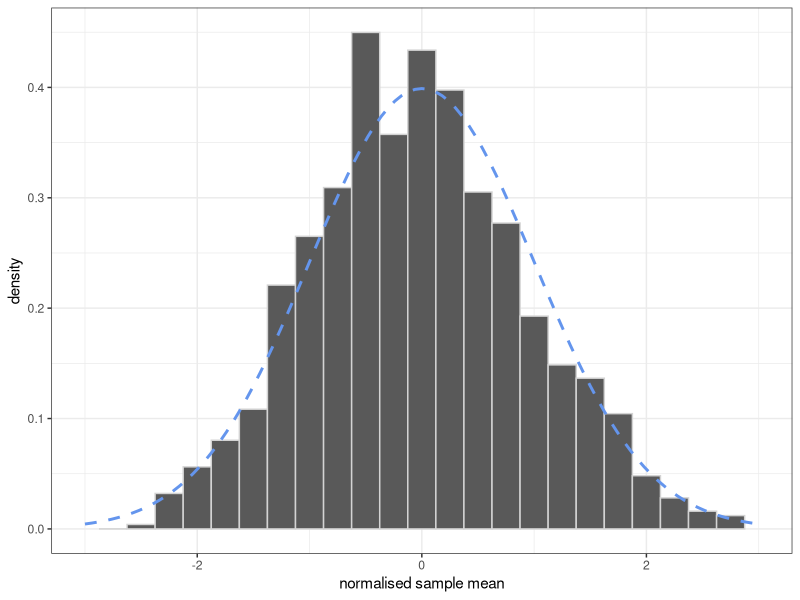
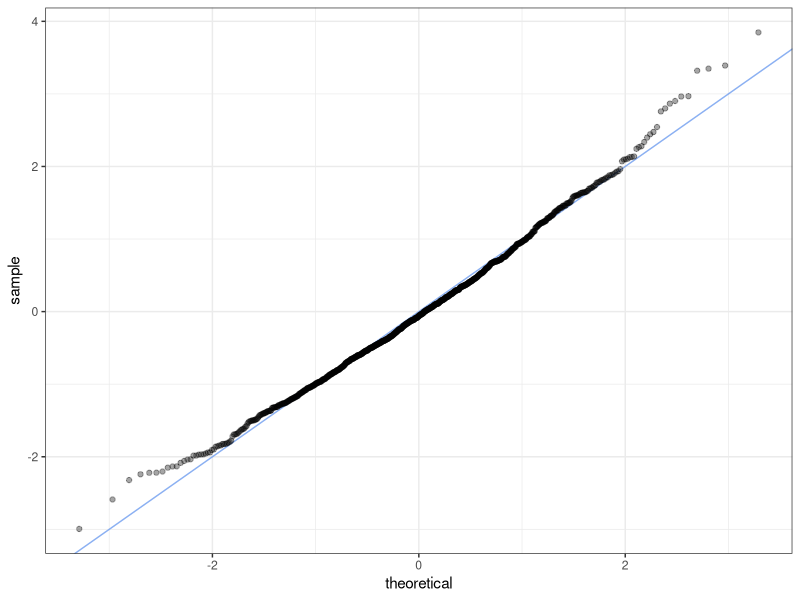

Generate these figures, in order, with R:
## ---- chunk 1
library(knitr)
set.seed(1234321)
nosim <- 1000
n <- 40
lambda <- 0.2
sim_exp <-matrix(rexp(nosim * n,rate=lambda), nosim)
sxbar <- apply(sim_exp, 1, mean)
## ---- chunk 2
sample_m <- mean(sxbar)
theoretical_m <- 1 / (lambda)
sample_var <- var(sxbar)
theoretical_var <- 1 / (n * lambda^2)
error_m <- abs(sample_m-theoretical_m)/theoretical_m
error_var <- abs(sample_var-theoretical_var)/theoretical_var

kable(data.frame(theoretical=c(theoretical_m,theoretical_var),
           sample=c(sample_m, sample_var),
           'rel error'=c(error_m, error_var),
           row.names=c('mean$(\\bar{X})$','var$(\\bar{X})$')))
## ---- chunk 3
library(ggplot2)
sxbnorm <- data.frame(means=(sxbar - 1/lambda) / (1/(sqrt(n)*lambda)))
g <- ggplot(data=sxbnorm, aes(means))
g + geom_histogram(aes(y = ..density..),
                   binwidth=0.25,
                   color='light grey') + 
    xlab('normalised sample mean') +
    scale_x_continuous(limits=c(-3,3)) +
    stat_function(fun = dnorm, geom = "line",
                  colour='cornflowerblue',
                  linetype=2, 
                  size=1) +
    theme_bw()
## ---- chunk 4
library(ggplot2)
g <- ggplot(data=sxbnorm, aes(sample=means))
g + geom_abline(slope=1,
                intercept=0,
                colour='cornflowerblue',
                alpha=0.75) +
    stat_qq(size=1.5, alpha=0.35) + 

    theme_bw()
